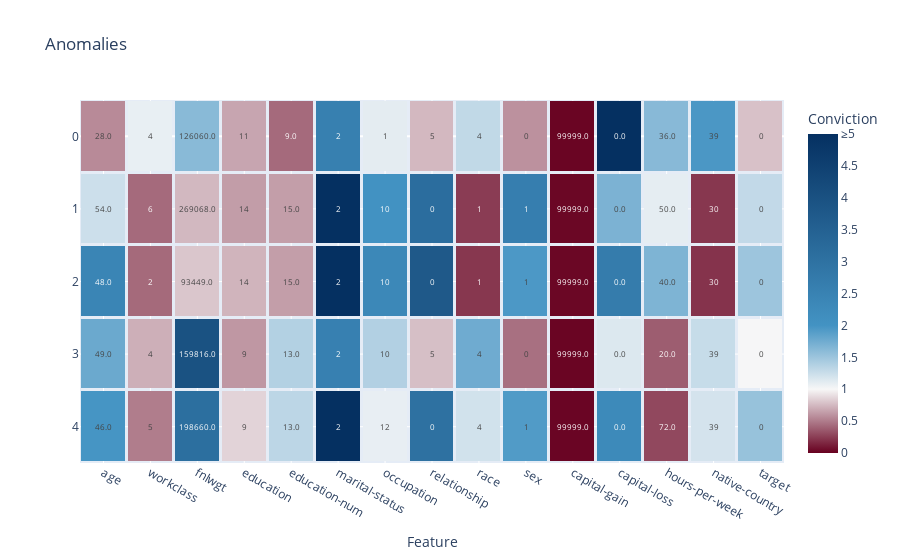

Here is the notebook cell this chart was saved with:
### Code cell
plot_anomalies(outliers, outlier_global_case_feature_residual_convictions)

### Figure 1 — Plotly figure (JSON) as saved in the notebook; plotly's stock layout.template omitted (floating-point values rounded to 4 significant figures)
{"data": [{"coloraxis": "coloraxis", "hovertemplate": "Conviction=%{z}", "name": "Outliers", "text": [["28.0", "4", "126060.0", "11", "9.0", "2", "1", "5", "4", "0", "99999.0", "0.0", "36.0", "39", "0", "0.0795624371708941", "627", "cd9d5349-22d4-43a9-aebb-68419083a4b1", "30.557224786867955", "outlier"], ["54.0", "6", "269068.0", "14", "15.0", "2", "10", "0", "1", "1", "99999.0", "0.0", "50.0", "30", "0", "0.09003508595740267", "556", "cd9d5349-22d4-43a9-aebb-68419083a4b1", "26.299004441753933", "outlier"], ["48.0", "2", "93449.0", "14", "15.0", "2", "10", "0", "1", "1", "99999.0", "0.0", "40.0", "30", "0", "0.09222414292445387", "997", "cd9d5349-22d4-43a9-aebb-68419083a4b1", "25.53211989487001", "outlier"], ["49.0", "4", "159816.0", "9", "13.0", "2", "10", "5", "4", "0", "99999.0", "0.0", "20.0", "39", "0", "0.0932626365533902", "787", "cd9d5349-22d4-43a9-aebb-68419083a4b1", "27.471462621454698", "outlier"], ["46.0", "5", "198660.0", "9", "13.0", "2", "12", "0", "4", "1", "99999.0", "0.0", "72.0", "39", "0", "0.10622346665728735", "230", "cd9d5349-22d4-43a9-aebb-68419083a4b1", "25.736441965550455", "outlier"]], "texttemplate": "%{text}", "type": "heatmap", "x": ["age", "workclass", "fnlwgt", "education", "education-num", "marital-status", "occupation", "relationship", "race", "sex", "capital-gain", "capital-loss", "hours-per-week", "native-country", "target"], "xgap": 3, "y": [0, 1, 2, 3, 4], "ygap": 3, "z": [[0.5596, 1.081, 1.611, 0.6699, 0.4307, 2.589, 1.107, 0.7469, 1.298, 0.5876, 0.02082, 6.979, 1.619, 1.956, 0.7824], [1.238, 0.4307, 0.7433, 0.6351, 0.638, 6.669, 2.029, 3.147, 0.2449, 2.624, 0.02962, 1.685, 1.097, 0.2215, 1.297], [2.436, 0.4282, 0.8018, 0.7291, 0.638, 6.045, 2.331, 3.764, 0.2234, 1.948, 0.02873, 2.698, 1.67, 0.2073, 1.501], [1.779, 0.7077, 3.984, 0.6126, 1.378, 2.566, 1.385, 0.7732, 1.757, 0.453, 0.02082, 1.153, 0.3762, 1.272, 1.007], [1.981, 0.5061, 3.093, 0.8542, 1.325, 7.146, 1.086, 3.036, 1.212, 1.925, 0.02086, 2.284, 0.2904, 1.195, 1.533]]}], "layout": {"coloraxis": {"cmax": 5, "cmin": 0, "colorbar": {"ticktext": ["0", "0.5", "1", "1.5", "2", "2.5", "3", "3.5", "4", "4.5", "≥5"], "tickvals": [0, 0.5, 1, 1.5, 2, 2.5, 3, 3.5, 4, 4.5, 5], "title": {"text": "Conviction"}}, "colorscale": [[0, "rgb(103,0,31)"], [0.2, "rgb(247, 247, 247)"], [0.4, "rgb(67,147,195)"], [1, "rgb(5,48,97)"]]}, "title": {"text": "Anomalies"}, "xaxis": {"anchor": "y", "domain": [0, 1], "title": {"text": "Feature"}}, "yaxis": {"anchor": "x", "autorange": "reversed", "domain": [0, 1], "title": {}}}}
